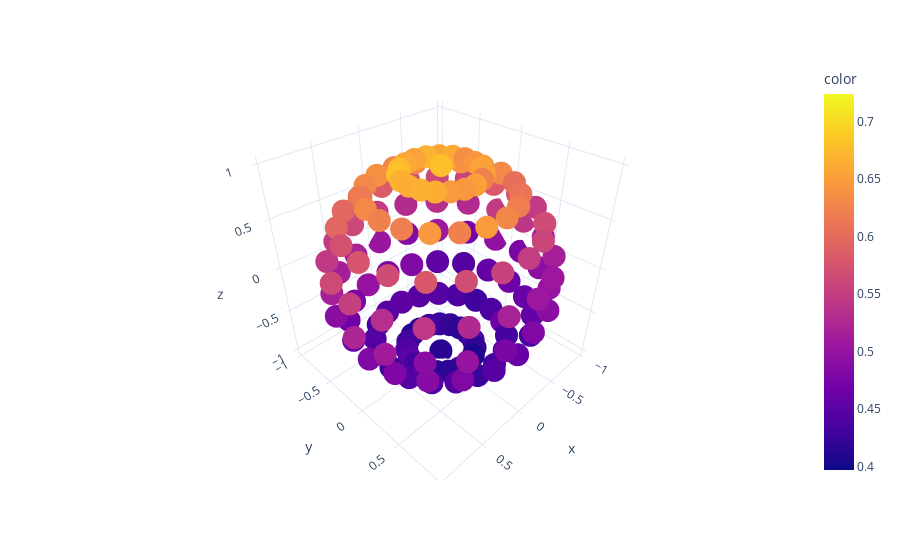

Notebook code for this chart:
### Code cell
# Make data.
X,Y,Z=spherical2cartesian(data_sheet["θ"],data_sheet["ϕ"])

# Plot the surface.
df = px.data.iris()
fig = px.scatter_3d(df, X, Y, Z,
                    color=data_sheet.prob_0, template="plotly_white")

fig.show()

### Figure 1 — Plotly figure (JSON) as saved in the notebook; plotly's stock layout.template omitted (floating-point values rounded to 4 significant figures; data arrays with more than 128 entries replaced by an {"elided": "..."} marker saying what was removed)
{"data": [{"hovertemplate": "x=%{x}<br>y=%{y}<br>z=%{z}<br>color=%{marker.color}<extra></extra>", "legendgroup": "", "marker": {"color": {"elided": "200 float values"}, "coloraxis": "coloraxis", "symbol": "circle"}, "mode": "markers", "name": "", "scene": "scene", "showlegend": false, "type": "scatter3d", "x": {"elided": "200 float values"}, "y": {"elided": "200 float values"}, "z": {"elided": "200 float values"}}], "layout": {"coloraxis": {"colorbar": {"title": {"text": "color"}}, "colorscale": [[0, "#0d0887"], [0.1111, "#46039f"], [0.2222, "#7201a8"], [0.3333, "#9c179e"], [0.4444, "#bd3786"], [0.5556, "#d8576b"], [0.6667, "#ed7953"], [0.7778, "#fb9f3a"], [0.8889, "#fdca26"], [1, "#f0f921"]]}, "legend": {"tracegroupgap": 0}, "margin": {"t": 60}, "scene": {"domain": {"x": [0, 1], "y": [0, 1]}, "xaxis": {"title": {"text": "x"}}, "yaxis": {"title": {"text": "y"}}, "zaxis": {"title": {"text": "z"}}}}}
